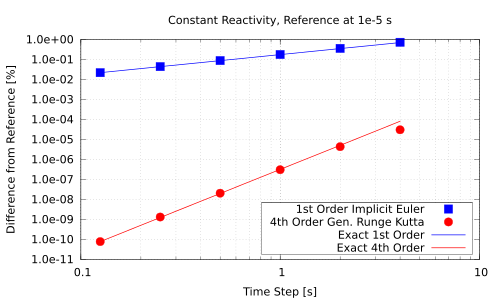

Write gnuplot code to recreate this figure.
set terminal pdf dashed
set output 'order.pdf'
set key bottom right
set key box linestyle 1 linecolor rgb 'black'
set key width -3.0
set log x
set log y
set format y '%7.1e'
set mxtics 10
set grid x y mxtics
set xlabel 'Time Step [s]'
set ylabel 'Difference from Reference [%]'
set title 'Constant Reactivity, Reference at 1e-5 s'
plot '-' using 1:2 with points pointtype 5 pointsize 1 linecolor rgb 'blue' title '1st Order Implicit Euler', \
     '-' using 1:2 with points pointtype 7 pointsize 1 linecolor rgb 'red'  title '4th Order Gen. Runge Kutta', \
     '-' using 1:2 with lines linetype 1 linewidth 2 linecolor rgb 'blue' title 'Exact 1st Order', \
     '-' using 1:2 with lines linetype 1 linewidth 2 linecolor rgb 'red' title 'Exact 4th Order'
4 7.288681e-01
2 3.580820e-01
1 1.775216e-01
5.000000e-01 8.838947e-02
2.500000e-01 4.410297e-02
1.250000e-01 2.202868e-02
e
4 3.033211e-05
2 4.355798e-06
1 3.064239e-07
5.000000e-01 2.040745e-08
2.500000e-01 1.312807e-09
1.250000e-01 7.753881e-11
e
4 7.049177e-01
2 3.524589e-01
1 1.762294e-01
5.000000e-01 8.811471e-02
2.500000e-01 4.405736e-02
1.250000e-01 2.202868e-02
e
4 8.130533e-05
2 5.081583e-06
1 3.175989e-07
5.000000e-01 1.984993e-08
2.500000e-01 1.240621e-09
1.250000e-01 7.753881e-11
e
